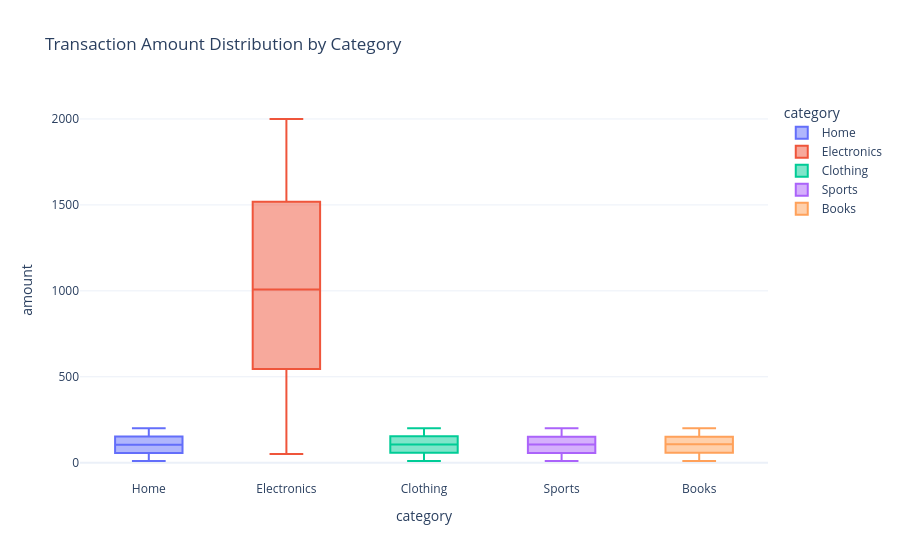

Notebook source saved alongside this figure:
### Markdown cell above
### 8.3 Category Insights (Box Plot)
**Interactive Box Plot**: Hover to see Median, Quartiles, and Outliers for each category.

### Code cell
fig = px.box(pdf, x="category", y="amount", color="category", 
             title="Transaction Amount Distribution by Category",
             template="plotly_white")
fig.show()

### Figure 1 — Plotly figure (JSON) as saved in the notebook; plotly's stock layout.template omitted (floating-point values rounded to 4 significant figures; data arrays with more than 128 entries replaced by an {"elided": "..."} marker saying what was removed)
{"data": [{"alignmentgroup": "True", "hovertemplate": "category=%{x}<br>amount=%{y}<extra></extra>", "legendgroup": "Home", "marker": {"color": "#636efa"}, "name": "Home", "notched": false, "offsetgroup": "Home", "orientation": "v", "showlegend": true, "type": "box", "x": {"elided": "4013 str values"}, "x0": " ", "xaxis": "x", "y": {"elided": "4013 float values"}, "y0": " ", "yaxis": "y"}, {"alignmentgroup": "True", "hovertemplate": "category=%{x}<br>amount=%{y}<extra></extra>", "legendgroup": "Electronics", "marker": {"color": "#EF553B"}, "name": "Electronics", "notched": false, "offsetgroup": "Electronics", "orientation": "v", "showlegend": true, "type": "box", "x": {"elided": "3982 str values"}, "x0": " ", "xaxis": "x", "y": {"elided": "3982 float values"}, "y0": " ", "yaxis": "y"}, {"alignmentgroup": "True", "hovertemplate": "category=%{x}<br>amount=%{y}<extra></extra>", "legendgroup": "Clothing", "marker": {"color": "#00cc96"}, "name": "Clothing", "notched": false, "offsetgroup": "Clothing", "orientation": "v", "showlegend": true, "type": "box", "x": {"elided": "3978 str values"}, "x0": " ", "xaxis": "x", "y": {"elided": "3978 float values"}, "y0": " ", "yaxis": "y"}, {"alignmentgroup": "True", "hovertemplate": "category=%{x}<br>amount=%{y}<extra></extra>", "legendgroup": "Sports", "marker": {"color": "#ab63fa"}, "name": "Sports", "notched": false, "offsetgroup": "Sports", "orientation": "v", "showlegend": true, "type": "box", "x": {"elided": "4030 str values"}, "x0": " ", "xaxis": "x", "y": {"elided": "4030 float values"}, "y0": " ", "yaxis": "y"}, {"alignmentgroup": "True", "hovertemplate": "category=%{x}<br>amount=%{y}<extra></extra>", "legendgroup": "Books", "marker": {"color": "#FFA15A"}, "name": "Books", "notched": false, "offsetgroup": "Books", "orientation": "v", "showlegend": true, "type": "box", "x": {"elided": "3997 str values"}, "x0": " ", "xaxis": "x", "y": {"elided": "3997 float values"}, "y0": " ", "yaxis": "y"}], "layout": {"boxmode": "overlay", "legend": {"title": {"text": "category"}, "tracegroupgap": 0}, "title": {"text": "Transaction Amount Distribution by Category"}, "xaxis": {"anchor": "y", "categoryarray": ["Home", "Electronics", "Clothing", "Sports", "Books"], "categoryorder": "array", "domain": [0, 1], "title": {"text": "category"}}, "yaxis": {"anchor": "x", "domain": [0, 1], "title": {"text": "amount"}}}}
